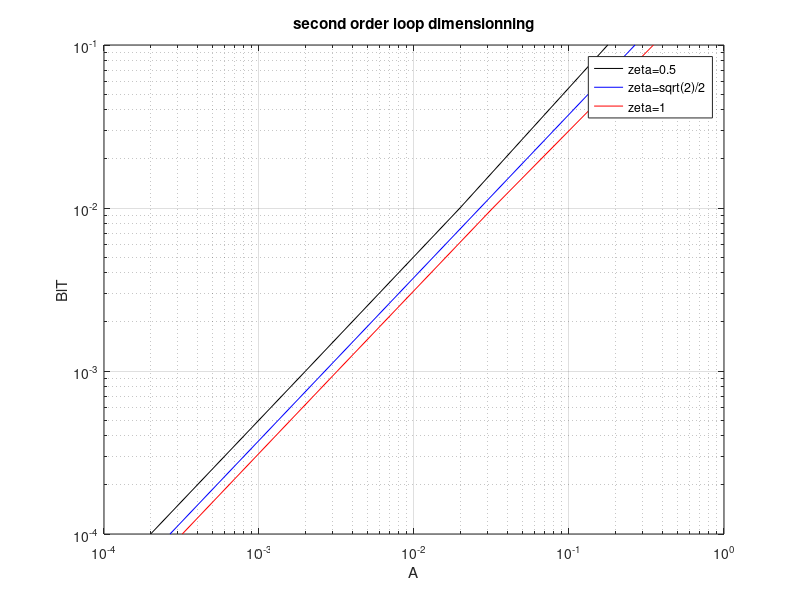
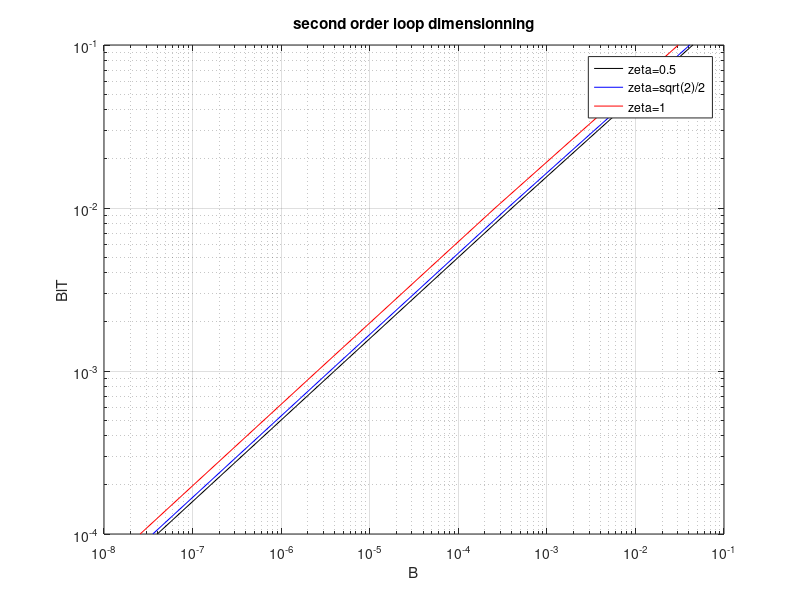

These charts were generated, in order, by the following MATLAB code:
% This routine computes the filter parameters A and B
% for a second order loop
% The results are valid when the detector gain (G)is equal to 1
% If G~=1, the values of A and B have to be divided by G
% Note that BlT is the normalized loop bandwidth wrt loop period.

close all
clear all

BlT_dB=[-4:1:-1];

damp=[0.5,sqrt(2)/2,1];

BlT=10.^(BlT_dB);

for ii=1:length(damp)
   
zeta=damp(ii);

%wnT=2*BlT./(zeta+1/(4*zeta));
%A=wnT.*(2+zeta*wnT)./(1+3*zeta*wnT+wnT.^2);
%B=wnT.^2./(1+3*wnT+zeta*wnT.^2);

A=16*zeta^2*BlT.*(1+4*zeta^2-4*BlT)/(1+4*zeta^2)./(1+4*zeta^2-8*zeta^2*BlT);
B=64*zeta^2*BlT.^2/(1+4*zeta^2)./(1+4*zeta^2-8*zeta^2*BlT);

 
   
figure(1)

if ii==1
loglog(A,BlT,'k-')
xlabel('A')
ylabel('BlT')
title('second order loop dimensionning')
grid on
hold on
elseif ii==2
    loglog(A,BlT,'b-')
else
        loglog(A,BlT,'r-')
end

    

figure(2)
if ii==1
loglog(B,BlT,'k-')
xlabel('B')
ylabel('BlT')
title('second order loop dimensionning')
grid on
hold on
elseif ii==2
    loglog(B,BlT,'b-')
else
        loglog(B,BlT,'r-')
end

end

figure(1)
legend('zeta=0.5','zeta=sqrt(2)/2','zeta=1')

figure(2)
legend('zeta=0.5','zeta=sqrt(2)/2','zeta=1')

